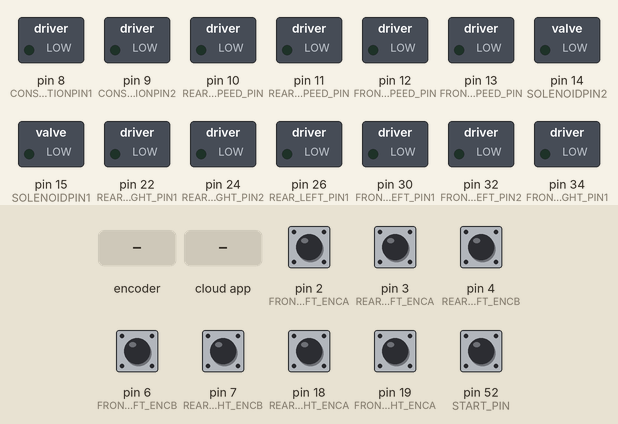
Bench run of a program on a simulated Arduino Mega 2560, built with avr-gcc and run on an emulated ATmega2560. Shown: switched loads named in the program (green lamp = pin HIGH). Inputs (shaded band) come from the test bench; at power-on: pin 2 (FRONT_LEFT_ENCA), pin 3 (REAR_LEFT_ENCA), pin 18 (REAR_RIGHT_ENCA), pin 19 (FRONT_RIGHT_ENCA) HIGH, pin 4 (REAR_LEFT_ENCB), pin 6 (FRONT_LEFT_ENCB), pin 7 (REAR_RIGHT_ENCB), pin 52 (START_PIN) LOW. The ROS host is connected and sends only what is stated.

Above: at 1.2 s.
1.3 s: rotary encoder on pin 2 (FRONT_LEFT_ENCA) / pin 5 (FRONT_RIGHT_ENCB) turned 3 steps (first pin leading)
At 1.55 s:
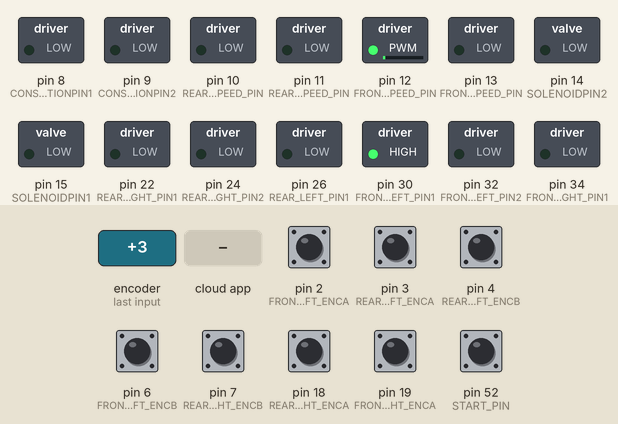
3.5 s: the phone or cloud app sets linear.x to -100
At 5.64 s:
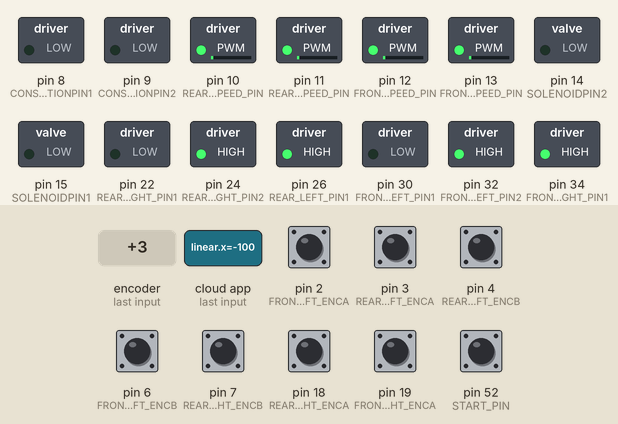
6.5 s: the phone or cloud app sets angular.z to -100
At 8.8 s:
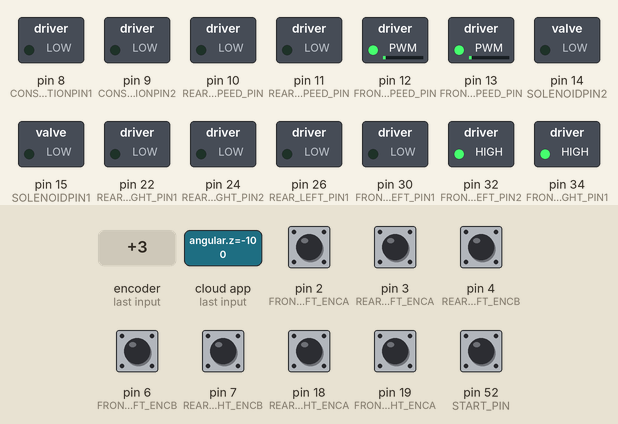
9.5 s: pin 3 (REAR_LEFT_ENCA) pulled LOW for 0.15 s
At 9.81 s:
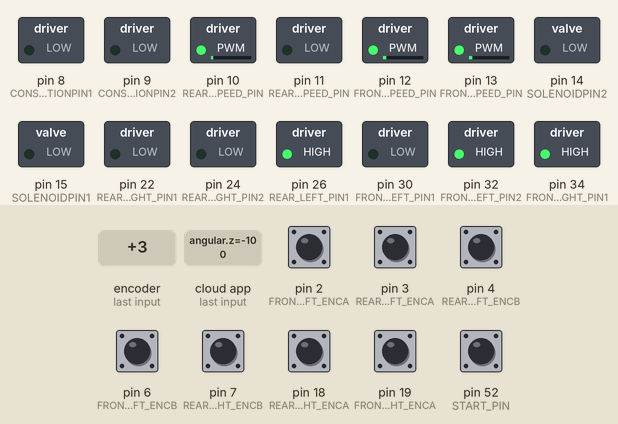
12.5 s: pin 18 (REAR_RIGHT_ENCA) pulled LOW for 0.15 s
At 12.74 s:
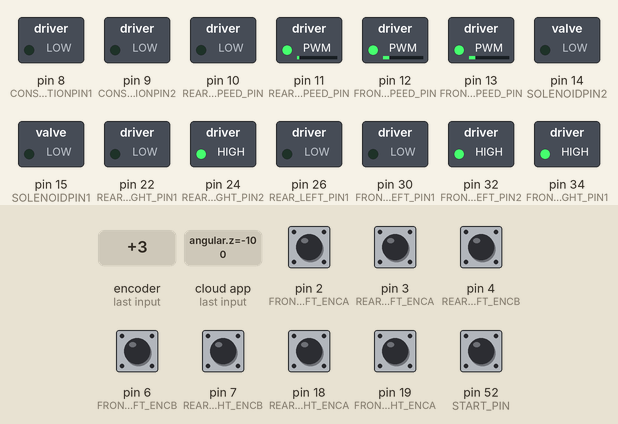
15.5 s: the phone or cloud app sets cmd_solenoid_pos to 1
At 17.14 s:
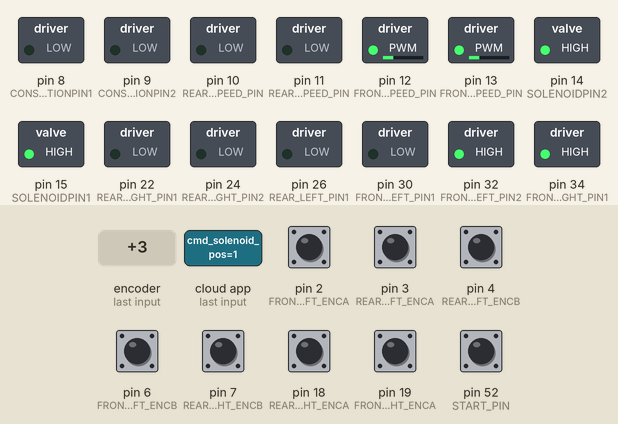
Timing chart, 0 to 29.4 s (numbered marks = the images above; inputs shaded):
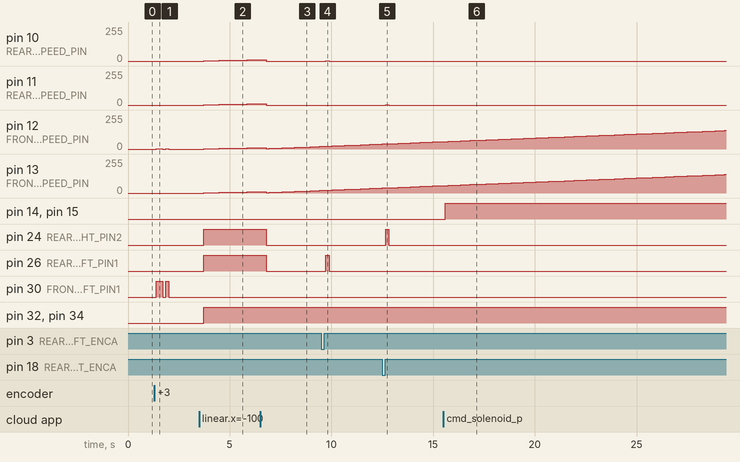

Measured:
- after the input at 1.3 s, pin 12 (FRONT_LEFT_SPEED_PIN): 0/255 → 1/255 after 0.10 s, → 0/255 0.31 s later, → 1/255 0.15 s later, → 0/255 0.15 s later; pin 30 (FRONT_LEFT_PIN1): LOW → HIGH after 0.10 s, → LOW 0.31 s later, → HIGH 0.15 s later, → LOW 0.15 s later
- after the input at 3.5 s, pin 10 (REAR_LEFT_SPEED_PIN), pin 11 (REAR_RIGHT_SPEED_PIN), pin 12 (FRONT_LEFT_SPEED_PIN), pin 13 (FRONT_RIGHT_SPEED_PIN): moves from 0/255 to 10/255 over 2.8 s, starting after 0.21 s; pin 24 (REAR_RIGHT_PIN2), pin 26 (REAR_LEFT_PIN1), pin 32 (FRONT_LEFT_PIN2), pin 34 (FRONT_RIGHT_PIN1): LOW → HIGH after 0.21 s
- after the input at 6.5 s, pin 24 (REAR_RIGHT_PIN2), pin 26 (REAR_LEFT_PIN1): HIGH → LOW after 0.30 s
- after the input at 9.5 s, pin 10 (REAR_LEFT_SPEED_PIN): 0/255 → 1/255 after 0.23 s, → 0/255 0.15 s later; pin 26 (REAR_LEFT_PIN1): LOW → HIGH after 0.23 s, → LOW 0.15 s later
- after the input at 12.5 s, pin 11 (REAR_RIGHT_SPEED_PIN): 0/255 → 1/255 after 0.17 s, → 0/255 0.15 s later; pin 24 (REAR_RIGHT_PIN2): LOW → HIGH after 0.17 s, → LOW 0.15 s later
- after the input at 15.5 s, pin 14 (SOLENOIDPIN2), pin 15 (SOLENOIDPIN1): LOW → HIGH after 0.10 s

The program:

main.cpp
```cpp
// (licence header left out)
#ifndef MAIN_CPP
#define MAIN_CPP

#include <Arduino.h>
#include <ros.h>

#include <locomotion.h>
#include <feeding.h>
#include <consumption.h>
#include <duckstorage.h>
#include <start.h>

ros::NodeHandle nh;


/**
 * @brief Setup code for Arduino boot
 *
 */
void setup()
{
  nh.initNode();

  locomotion::init(&nh);
  feeding::init(&nh);
  consumption::init(&nh);
  DuckStorage::init(&nh);
  start::init(&nh);

  Serial.begin(115200);
}

/**
 * @brief Loop that is run continually while the Arduino is powered on
 *
 */
void loop()
{
  start::read();
  locomotion::updateEncoder();
  locomotion::updateVelocity();
  start::updateStart();
  locomotion::computeVelocity(locomotion::enc_vel);
  locomotion::lowPassFilter(locomotion::enc_vel);
  locomotion::set_locomotion_speed();
  feeding::maestro.setTargetMiniSSC(2, feeding::u8_rightFeedingServoPos);
  feeding::maestro.setTargetMiniSSC(3, feeding::u8_leftFeedingServoPos);
  locomotion::encoder.publish(&locomotion::i32_motorPosData);
  start::start.publish(&start::b_start);
  nh.spinOnce();
  delay(150);
}

#endif
```

consumption.h
```cpp
#ifndef CONSUMPTION_H
#define CONSUMPTION_H

#include <Arduino.h>
#include <ros.h>
#include <std_msgs/UInt8.h>

// Consumption Defs
#define PWM1 23 // depricated
#define CONSUMPTIONPIN1 8
#define CONSUMPTIONPIN2 9
#define consumptionMotorOff analogWrite(PWM1, 0)

namespace consumption
{
// Consumption Data
//extern std_msgs::UInt8 u8_stateMotorConsumption;

// Consumption Pub/Sub
//extern ros::Publisher motorState;
extern ros::Subscriber<std_msgs::UInt8> cmdMotorState;

/**
 * @brief Callback for ros::Subscriber /locomotion/cmd_vel
 * Analog write to PWM pin for locomotion motor speed control
 *
 * @param msg Updated std_msgs::UInt8 value published to /consumption/cmdMotorState
 */
void consumptionCallback(const std_msgs::UInt8& msg);

/**
 * @brief Initialization for the consumption namespace
 *
 * @param nh Pointer to the ROS node handle
 */
void init(ros::NodeHandle* nh);

}  // namespace consumption

#endif
```

duckstorage.h
```cpp
#ifndef DUCKSTORAGE_H
#define  DUCKSTORAGE_H

#include <Arduino.h>
#include <ros.h>
#include <std_msgs/String.h>
#include <std_msgs/Bool.h>
#include <PololuMaestro.h>

#define SOLENOIDPIN1 15
#define SOLENOIDPIN2 14

#define maestroSerial Serial2

namespace DuckStorage{
extern MicroMaestro maestro;
extern uint8_t u8_duckStorageServoPos;

extern ros::Subscriber<std_msgs::String> servo_pos;
extern ros::Subscriber<std_msgs::Bool> solenoid_pos;

void cmdPosServo(const std_msgs::String& msg);
void cmdPosSolenoid(const std_msgs::Bool& msg);
void init(ros::NodeHandle* nh);
}

#endif
```

feeding.h
```cpp
#ifndef FEEDING_H
#define FEEDING_H

#include <Arduino.h>
#include <ros.h>
#include <std_msgs/String.h>
#include <PololuMaestro.h>

// Servo defs
#define maestroSerial Serial2

namespace feeding
{
extern MicroMaestro maestro;
extern uint8_t u8_rightFeedingServoPos;
extern uint8_t u8_leftFeedingServoPos;

// Feeding Sub
extern ros::Subscriber<std_msgs::String> right_servo_pos;
extern ros::Subscriber<std_msgs::String> left_servo_pos;

/**
 * @brief Decodes std_msgs::String and update feeding servo position. The exact value of the positions will need to be
 * found when the feeding system has been designed.
 *
 * @param msg std_msgs::String& value for the changed position of the feeding servo
 */
void cmdRightPosServo(const std_msgs::String& msg);

/**
 * @brief Decodes std_msgs::String and update feeding servo position. The exact value of the positions will need to be
 * found when the feeding system has been designed.
 *
 * @param msg std_msgs::String& value for the changed position of the feeding servo
 */
void cmdLeftPosServo(const std_msgs::String& msg);

/**
 * @brief Initialization for the feeding namespace
 *
 * @param nh Pointer to the ROS node handle
 */
void init(ros::NodeHandle* nh);

}  // namespace feeding

#endif
```

locomotion.h
```cpp
#ifndef LOCOMOTION_H
#define LOCOMOTION_H

#include <Arduino.h>
#include <ros.h>
#include <util/atomic.h>

#include <geometry_msgs/Twist.h>
#include <std_msgs/Int32MultiArray.h>
#include <std_msgs/Float32MultiArray.h>

// Locomotion Defs
// same driver
// Front Left Motor Out34 Yellow -, Brown +
// Front Right Motor Out12 Brown +, Orange -

// same driver
// Rear Left Motor Out12 Yellow -. Black +
// Rear Right Motor Out34 Red +, Black -

#define FRONT_LEFT_PIN1 30
#define FRONT_LEFT_PIN2 32
#define FRONT_RIGHT_PIN1 34
#define FRONT_RIGHT_PIN2 36
#define REAR_LEFT_PIN1 26
#define REAR_LEFT_PIN2 28
#define REAR_RIGHT_PIN1 22
#define REAR_RIGHT_PIN2 24

#define REAR_LEFT_SPEED_PIN 10
#define REAR_RIGHT_SPEED_PIN 11
#define FRONT_LEFT_SPEED_PIN 12
#define FRONT_RIGHT_SPEED_PIN 13

// ENCA always need to be at an interrupt pin
#define FRONT_RIGHT_ENCA 19
#define FRONT_RIGHT_ENCB 5
#define FRONT_LEFT_ENCA 2
#define FRONT_LEFT_ENCB 6
#define REAR_RIGHT_ENCA 18
#define REAR_RIGHT_ENCB 7
#define REAR_LEFT_ENCA 3
#define REAR_LEFT_ENCB 4

#define MAX_ERROR_COUNT 14

#define CLICKS_PER_ROTATION 562.2

namespace locomotion
{
// Locomotion Data
extern geometry_msgs::Twist t_stateMotorLocomotion;
extern std_msgs::Int32MultiArray i32_motorPosData;
// array format front_left, front_right, rear_left, rear_right
extern int32_t enc_pos[4];
extern volatile int32_t enc_pos_i[4];
extern float enc_vel[4];
extern volatile float enc_vel_i[4];
extern volatile float xyz[4];

extern int error_count[4];
extern bool startCheck;
extern bool newDir;

extern float deltaT;

extern std_msgs::Float32MultiArray af32_velocity;
extern ros::Publisher velocity;

// Locomotion Pub/Sub
extern ros::Publisher motorState;
extern ros::Publisher encoder;
extern ros::Subscriber<geometry_msgs::Twist> cmd_vel;

/**
 * @brief Digital write to motor_pin1 and motor_pin2 to command direction and speed. Used for the locomotion subsystem.
 *
 * @param motor_pin1 Pin1 (digital value) for locomotion motor for which the direction is being set
 * @param motor_pin2 Pin2 (digital value) for locomotion motor for which the direction is being set
 * @param speed_pin Speed pin (analog value) for locomotion motor for which the speed is being set
 * @param motor_speed [-255.0,255.0] range for from Twist message which encodes cmd direction and speed
 */
void set_motor_speed(int motor_pin1, int motor_pin2, int speed_pin, float motor_speed);

/**
 * @brief Decodes geometry_msgs::Twist message to get linear x and y and angular z. Calculates each wheel speed and
 * directions and then writes values to pins.
 *
 * @param cmd_vel Updated geometry_msgs::Twist value published to /locomotion/cmd_vel
 */
void cmdVelCallback(const geometry_msgs::Twist& cmd_vel);

/**
 * @brief Set the locomotion speed for each motor based on the pi_control output
 *
 */
void set_locomotion_speed();

/**
 * @brief Update published encoder value
 *
 */
void updateEncoder();

/**
 * @brief Update published velocity value
 *
 */
void updateVelocity();

/**
 * @brief interrupt service routine for front left encoder , increments position + or - based on direction
 *
 */
void readFrontLeftEncoder();

/**
 * @brief interrupt service routine for front right encoder , increments position + or - based on direction
 *
 */
void readFrontRightEncoder();

/**
 * @brief interrupt service routine for rear left encoder , increments position + or - based on direction
 *
 */
void readRearLeftEncoder();

/**
 * @brief interrupt service routine for rear right encoder , increments position + or - based on direction
 *
 */
void readRearRightEncoder();

/**
 * @brief Compute velocity from encoder position data and deltaT
 *
 * @param vel value updated by reference
 */
void computeVelocity(volatile float* vel);

/**
 * @brief Low-pass filter for the velocity to remove high frequency oscillations from velocity measurements
 *
 * @param vel value updated by reference
 */
void lowPassFilter(volatile float* vel);

// updates value pointed to by pwr
/**
 * @brief PI controller for locomotion velocity control
 *
 * @param vel value read by reference
 * @param pwr value updated by reference
 * @param xyz velocity in RPM for each motor (front left, front right, rear left, rear right)
 */
void pi_control(float* vel, int* pwr, volatile float* xyz);

/**
 * @brief Stop all motors
*/
void e_stop();

/**
 * @brief Initialization for the locomotion namespace
 *
 * @param nh Pointer to the ROS node handle
 */
void init(ros::NodeHandle* nh);

}  // namespace locomotion

#endif
```

start.h
```cpp
#ifndef START_H
#define START_H

#include <Arduino.h>
#include <ros.h>

#include <std_msgs/Bool.h>

#define START_PIN 52

namespace start{
    extern std_msgs::Bool b_start;
    extern ros::Publisher start;

    extern bool b;

    void read();
    void updateStart();
    void init(ros::NodeHandle* nh);
}

#endif
```

consumption.cpp
```cpp
#ifndef CONSUMPTION_CPP
#define CONSUMPTION_CPP

#include <Arduino.h>
#include <ros.h>
#include <std_msgs/UInt8.h>

#include <consumption.h>

namespace consumption
{

// Consumption Data
//std_msgs::UInt8 u8_stateMotorConsumption;

// Consumption Pub/Sub
//ros::Publisher motorState("/consumption/motorState", &u8_stateMotorConsumption);
ros::Subscriber<std_msgs::UInt8> cmdMotorState("/consumption/cmdMotorState", &consumptionCallback);

void consumptionCallback(const std_msgs::UInt8& msg)
{
  analogWrite(PWM1, msg.data);
}

void init(ros::NodeHandle* nh)
{
  // Consumption
  //pinMode(PWM1, OUTPUT);
  pinMode(CONSUMPTIONPIN1, OUTPUT);
  pinMode(CONSUMPTIONPIN2, OUTPUT);
  // consumption
  //nh->advertise(motorState);
  nh->subscribe(cmdMotorState);

  // initialize consumption motor state to false and motor state to off
  //u8_stateMotorConsumption.data = 0;
  //consumptionMotorOff;
}


}

#endif
```

duckstorage.cpp
```cpp
#ifndef DUCKSTORAGE_H
#define  DUCKSTORAGE_H

#include <Arduino.h>
#include <ros.h>
#include <std_msgs/String.h>
#include <std_msgs/Bool.h>
#include <PololuMaestro.h>

#include <duckstorage.h>

#define SOLENOIDPIN1 15
#define SOLENOIDPIN2 14

#define maestroSerial Serial2

namespace DuckStorage{
void cmdPosServo(const std_msgs::String& msg);
void cmdPosSolenoid(const std_msgs::Bool& msg);

MicroMaestro maestro(maestroSerial);
uint8_t u8_duckStorageServoPos = 0;

ros::Subscriber<std_msgs::String> servo_pos("/duckstorage/cmd_servo_pos", &cmdPosServo);
ros::Subscriber<std_msgs::Bool> solenoid_pos("/duckstorage/cmd_solenoid_pos", &cmdPosSolenoid);

void cmdPosServo(const std_msgs::String& msg)
{
  if (strcmp(msg.data, "EXTEND") == 0)
  {
    maestro.restartScript(0);
  }
  else if (strcmp(msg.data, "RETRACT") == 0)
  {
    maestro.restartScript(1);
  }
}

void cmdPosSolenoid(const std_msgs::Bool& msg)
{
    if(msg.data == true) // retract solenoid
    {
        digitalWrite(SOLENOIDPIN1, HIGH);
        digitalWrite(SOLENOIDPIN2, HIGH);
    }
    else if(msg.data == false) // extend solenoid
    {
        digitalWrite(SOLENOIDPIN1, LOW);
        digitalWrite(SOLENOIDPIN2, LOW);
    }
}

void init(ros::NodeHandle* nh)
{
    nh->subscribe(servo_pos);
    nh->subscribe(solenoid_pos);

    pinMode(SOLENOIDPIN1, OUTPUT);
    pinMode(SOLENOIDPIN2, OUTPUT);
    digitalWrite(SOLENOIDPIN1, LOW);
    digitalWrite(SOLENOIDPIN2, LOW);
    maestroSerial.begin(9600);
    DuckStorage::maestro.setTarget(0, 6000);
}
}

#endif
```

feeding.cpp
```cpp
#ifndef FEEDING_CPP
#define FEEDING_CPP

#include <Arduino.h>
#include <ros.h>
#include <std_msgs/String.h>
#include <PololuMaestro.h>

#include <feeding.h>

namespace feeding
{
MicroMaestro maestro(maestroSerial);
uint8_t u8_rightFeedingServoPos = 254;
uint8_t u8_leftFeedingServoPos = 254;

// Feeding Sub
ros::Subscriber<std_msgs::String> right_servo_pos("/feeding/cmd_right_servo_pos", &cmdRightPosServo);
ros::Subscriber<std_msgs::String> left_servo_pos("/feeding/cmd_left_servo_pos", &cmdLeftPosServo);

void cmdRightPosServo(const std_msgs::String& msg)
{
  if (strcmp(msg.data, "CLOSE") == 0)
  {
    u8_rightFeedingServoPos = 254;
  }
  else if (strcmp(msg.data, "OPEN") == 0)
  {
    u8_rightFeedingServoPos = 0;
  }
  else
  {
    u8_rightFeedingServoPos = 254;
  }
}

void cmdLeftPosServo(const std_msgs::String& msg)
{
  if (strcmp(msg.data, "CLOSE") == 0)
  {
    u8_leftFeedingServoPos = 254;
  }
  else if (strcmp(msg.data, "OPEN") == 0)
  {
    u8_leftFeedingServoPos = 0;
  }
  else
  {
    u8_leftFeedingServoPos = 254;
  }
}

void init(ros::NodeHandle* nh)
{
  // feeding
  nh->subscribe(right_servo_pos);
  nh->subscribe(left_servo_pos);
  // Setup servo for feeding
  maestroSerial.begin(9600);
  maestro.setTarget(0, 6000);
}
}

#endif
```

start.cpp
```cpp
#ifndef START_CPP
#define START_CPP

#include <Arduino.h>
#include <ros.h>
#include <start.h>

#include <std_msgs/Bool.h>

namespace start{
    std_msgs::Bool b_start;
    ros::Publisher start("/start", &b_start);

    bool b;

    void read(){
        b = digitalRead(START_PIN);
    }

    void updateStart(){
        b_start.data = b;
    }


    void init(ros::NodeHandle* nh){
        pinMode(START_PIN, INPUT);
        nh->advertise(start);
    }
}


#endif
```

Source omitted: locomotion.cpp (7303 bytes)
